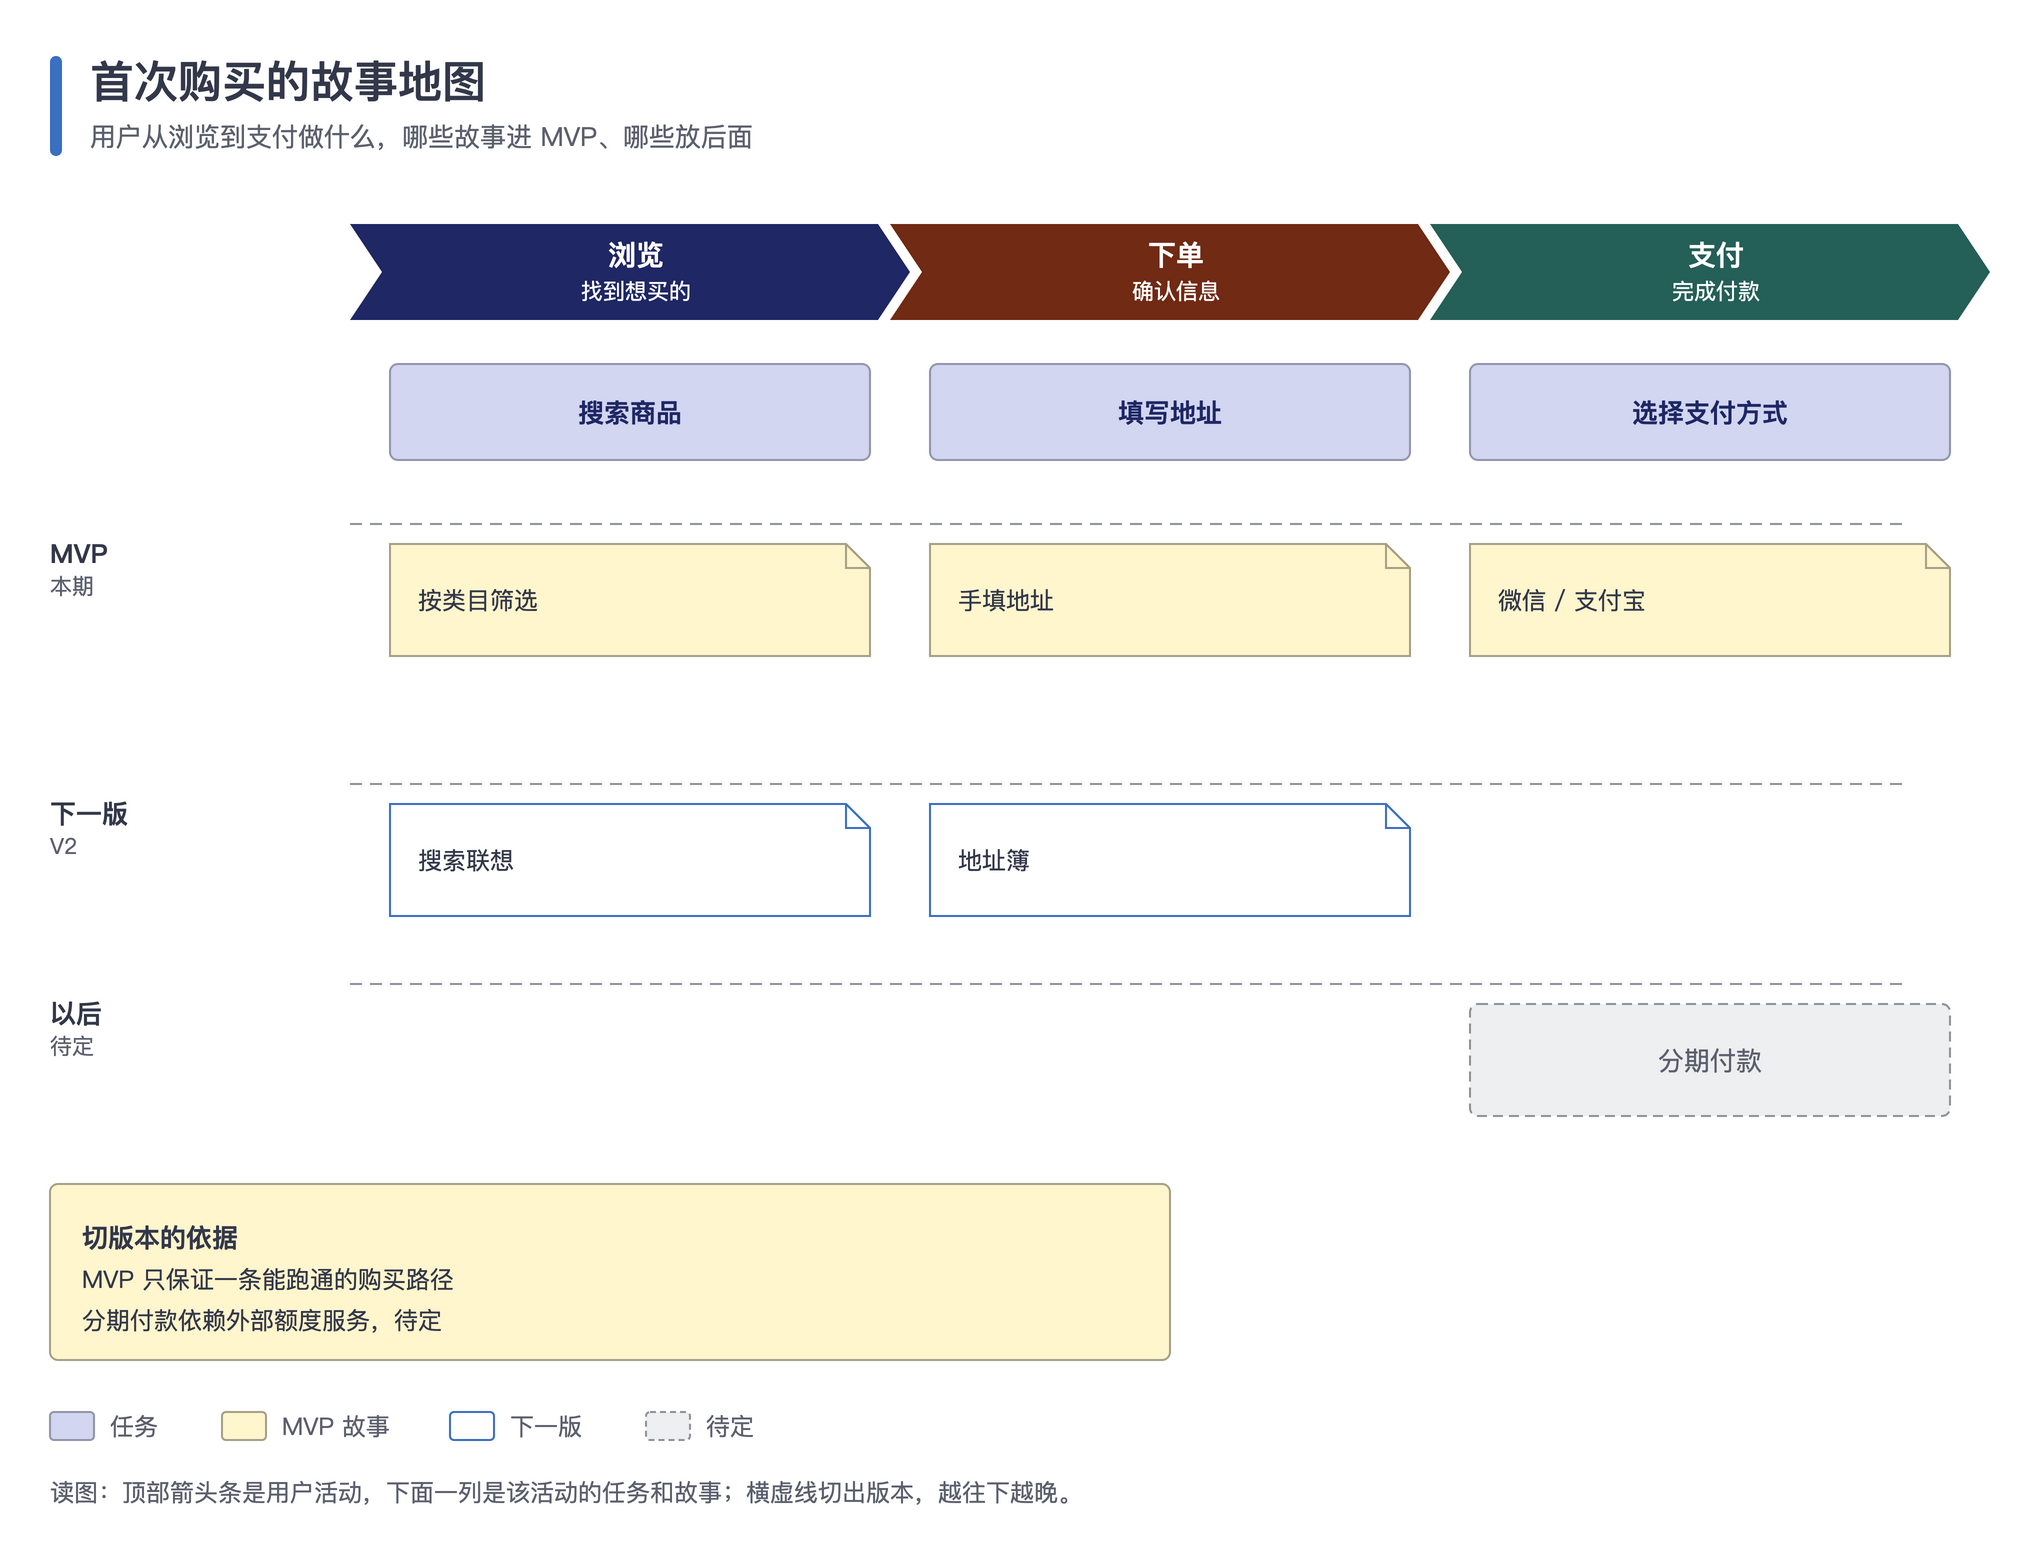

This chart was generated by the following Python code:
#!/usr/bin/env python3
"""用户故事地图：顶部是用户活动骨架，每个活动下挂任务，再往下是故事卡；横线切出 MVP 和后续版本。

用到：chevron 活动条、box 任务卡、sticky 故事卡、line 版本切线、panel、legend、footer。
运行后在本目录生成 story_map.drawio 和 story_map.png。
"""
import os
import sys

HERE = os.path.dirname(os.path.abspath(__file__))
sys.path.insert(0, os.path.join(os.path.dirname(HERE), 'scripts'))
from drawio_kit import Diagram  # noqa: E402

MIN_SIDE = int(os.environ.get('DIAGRAM_MIN_SIDE', 4000))

d = Diagram('首次购买的故事地图', '用户从浏览到支付做什么，哪些故事进 MVP、哪些放后面')
X0, CW = 190, 280  # 第一列起点、列宽；箭头条首尾相接，列距 270
ACTS = [('浏览', '找到想买的', 'lav'), ('下单', '确认信息', 'peach'), ('支付', '完成付款', 'mint')]
col_x = [X0 + i * (CW - 10) for i in range(len(ACTS))]
for x, (act, sub, role) in zip(col_x, ACTS):
    d.chevron(x, 120, CW, 48, act, sub, role=role)
TASKS = ['搜索商品', '填写地址', '选择支付方式']
for x, task in zip(col_x, TASKS):
    d.box(x + 20, 190, CW - 40, 48, task, role='lav')

# 版本切线：线上方是 MVP，下方是后续版本
BW = col_x[-1] + CW - 40
LINES = [(270, 'MVP', '本期'), (400, '下一版', 'V2'), (500, '以后', '待定')]
for ly, label, sub in LINES:
    d.line(X0, ly, BW, ly, color=d.t.stroke('ext'), width=1, dashed=True)
    d.text(40, ly + 4, 140, 36, f'<b>{label}</b><br><span style="font-size:11px;color:{d.t.muted}">{sub}</span>', size=13, html=True)
STORIES = [(0, 0, '按类目筛选', 'note'), (0, 1, '搜索联想', 'white'), (1, 0, '手填地址', 'note'), (1, 1, '地址簿', 'white'),
           (2, 0, '微信 / 支付宝', 'note'), (2, 2, '分期付款', 'pending')]
for col, band, story, role in STORIES:
    y = LINES[band][0] + 10
    if role == 'pending':
        d.box(col_x[col] + 20, y, CW - 40, 56, story, role='pending', bold=False)
    else:
        d.sticky(col_x[col] + 20, y, CW - 40, 56, story, role=role)

y = d.panel(40, 600, 560, '切版本的依据', ['MVP 只保证一条能跑通的购买路径', '分期付款依赖外部额度服务，待定'])
d.legend(40, y + 24, [('lav', '任务'), ('note', 'MVP 故事'), ('white', '下一版'), ('pending', '待定')])
d.footer(40, y + 56, '读图：顶部箭头条是用户活动，下面一列是该活动的任务和故事；横虚线切出版本，越往下越晚。')

name = os.path.join(HERE, 'story_map')
d.save(name + '.drawio')
d.export(name + '.drawio', name + '.png', scale=d.scale_for(MIN_SIDE))
